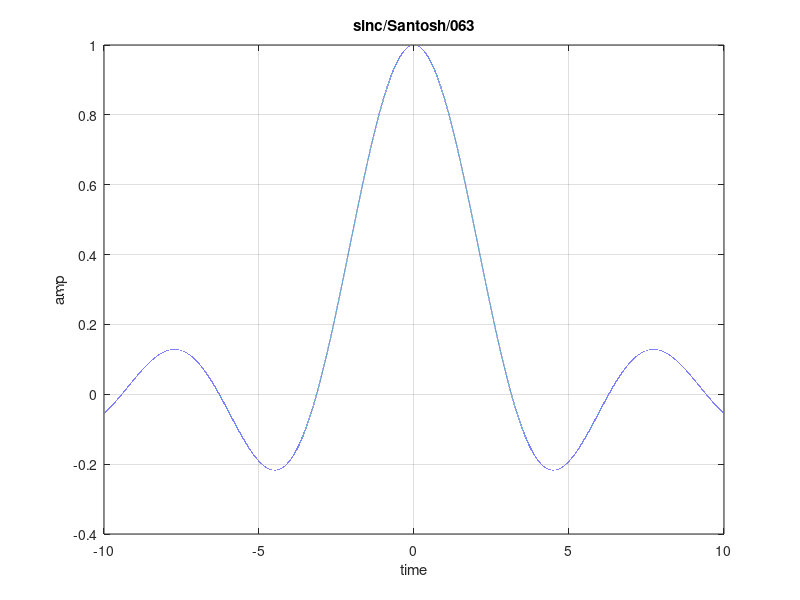

Recreate this plot in MATLAB.
%construct  a continuous sinc signal

clc;
close  all;
clear all;
t = -10:0.0001:10;
y = sin(t)./t;
plot (t, y);
xlabel('time');
ylabel('amp');
title('sinc/Santosh/063');
grid on;
